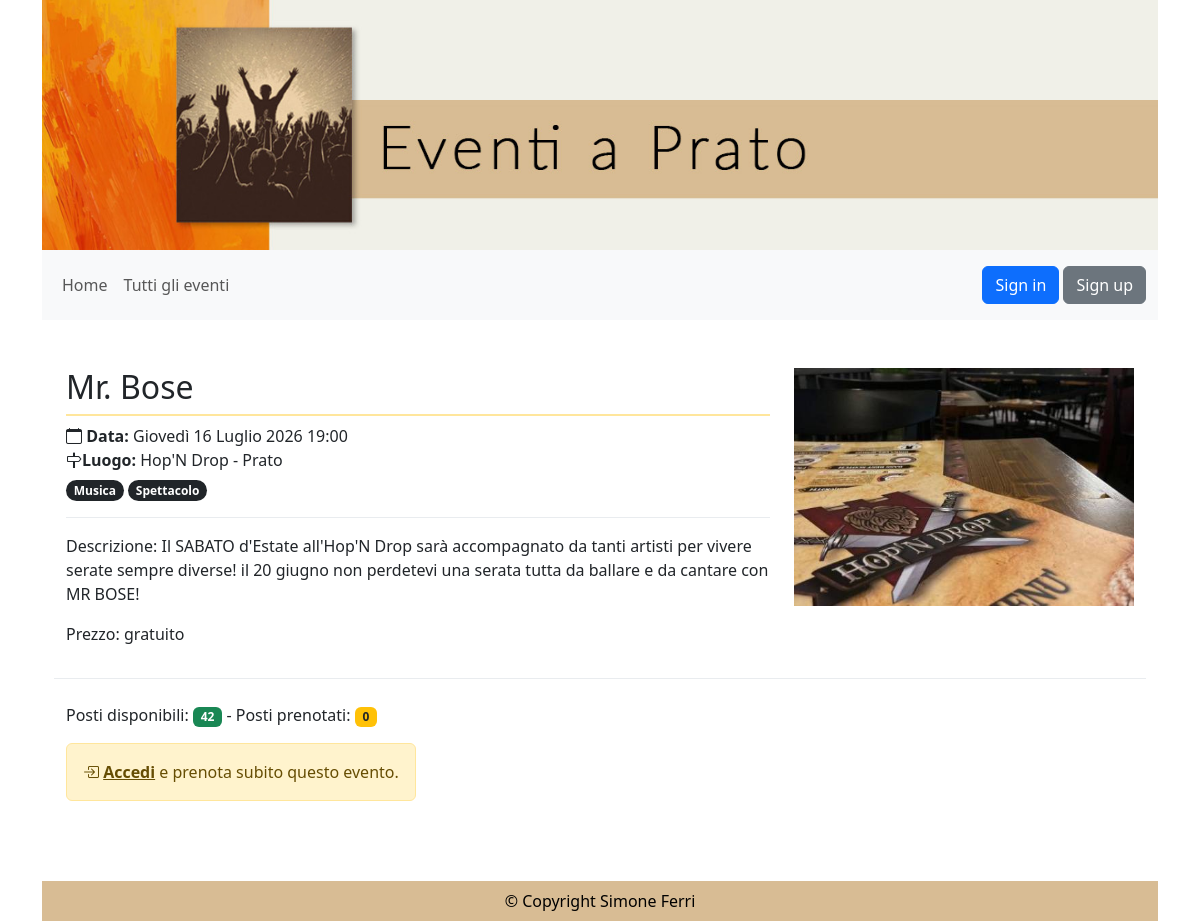
Screenshot of /eventi/6/ with the database file from the repository.
### eventi_gestione/models.py (models this page shows, shortened)
class Eventi(models.Model):
    nome_evento = models.CharField(max_length=100)
    descrizione_evento = models.TextField()
    tipo_evento = models.ManyToManyField(Tipologia, related_name='eventi')
    luogo_evento = models.CharField(max_length=100)
    data_ora_evento = models.DateTimeField()
    immagine_evento = models.ImageField(upload_to='eventi/', blank=True)
    posti_prenotabili = models.PositiveIntegerField(null=True, blank=True)
    prezzo = models.PositiveIntegerField(null=True, blank=True, default=0)
    pubblicato = models.BooleanField(default=False)
    annullato = models.BooleanField(default=False)
    creatore = models.ForeignKey(CustomUser, on_delete=models.CASCADE, related_name='eventi_creati', limit_choices_to={'groups__name': 'redattori'})

class Tipologia(models.Model):
    nome_tipo = models.CharField(max_length=100)
    creatore = models.ForeignKey(CustomUser, on_delete=models.CASCADE, related_name='tipologie_create')
    class Meta:
        ordering = ['nome_tipo']

### eventi_pagine/views.py (the view, shortened to what this page needs)
# urls.py: path("eventi/<int:pk>/", EventDetailView.as_view(), name="evento"),
class EventDetailView(DetailView):
    model = Eventi
    template_name = "scheda_evento.html"
    context_object_name = 'evento'
    def render_to_response(self, context, **response_kwargs):
        evento = self.object
        if evento.data_ora_evento < timezone.now():
            response_kwargs['status'] = 404
            messages.error(self.request,
                       f"<i class='bi bi-exclamation-triangle'></i> Attenzione! L'evento che stai guardando è già passato.! La scheda viene mantenuta solo per motivi di archivio.")
        return super().render_to_response(context, **response_kwargs)
    def get_object(self, queryset=None):
        obj = super().get_object(queryset)
        if not obj.pubblicato:
            is_redattore = self.request.user.groups.filter(name='redattori').exists()
            if not is_redattore:
                raise Http404("Evento non pubblicato")
        return obj
    def get_context_data(self, **kwargs):
        context = super().get_context_data(**kwargs)
        prenotazione_on = False
        prenotazione_fatta = None
        context['prenotazione_attiva'] = prenotazione_on
        context['prenotazione_identificativo'] = prenotazione_fatta
        evento = self.object
        context['is_creatore'] = self.request.user == evento.creatore
        return context

### templates/scheda_evento.html (shortened to what this page needs)
{% extends "base.html" %}
{% load auth_extras %}
{% block content %}
    {% now "Y-m-d H:i:s" as ora_attuale %}
    <div class="row mt-5 mb-4 border-bottom border-light-subtle pb-3">
        <div class="col-md-8">
            <h2 class="border-bottom  border-2 border-warning-subtle pb-2">{{ evento.nome_evento }}
            </h2>
            <p class="border-bottom border-light-subtle pb-3"><i class="bi bi-calendar"></i> <strong>Data:</strong>  {{ evento.data_ora_evento }}<br>
                <i class="bi bi-signpost"></i><strong>Luogo:</strong>  {{ evento.luogo_evento}}<br>
                {% for tipologia in evento.tipo_evento.all %}
                    <span class="badge rounded-pill text-bg-dark mt-2">{{ tipologia.nome_tipo }}</span>
                {% endfor %}
            </p>
            <p>Descrizione: {{ evento.descrizione_evento }}</p>
            {% if evento.prezzo > 0 %}
                <p><i class="bi bi-cash"></i> <strong>Prezzo</strong>: € {{ evento.prezzo }}</p>
            {% else %}
                <p>Prezzo: gratuito</p>
            {% endif %}
        </div>
        <div class="col-md-4">
            {% if evento.immagine_evento %}
                <img class="img-fluid" src="{{ evento.immagine_evento.url }}">
            {% endif %}
        </div>
    </div>
    <p>
    {% if is_creatore %}
        <p>Posti disponibili: <span class="badge bg-success">{{ evento.posti_prenotabili|default:0 }}</span> - Posti prenotati: <span class="badge bg-warning text-dark">{{ evento.prenotazione_set.count }}</span> {% if evento.prenotazione_set.count > 0 and is_creatore %} (<a href="/eventi/{{ evento.id }}/prenotazioni/">Dettaglio prenotazioni</a>) {% endif %}</p>
        <div class="alert alert-primary d-inline-block">
            <i class="bi bi-pencil-square"></i> <a href="{% url 'gestione_eventi_modifica' evento.id %}" class="alert-link">Modifica l'evento</a>
        </div>
        {% if  evento.prenotazione_set.count > 0 %}
            <div class="alert alert-warning d-inline-block" >
                <i class="bi bi-exclamation-triangle"></i> Evento non eliminabile! Sono attive n. {{ evento.prenotazione_set.count }} prenotazioni.
            </div>
        {% else %}
             <div class="alert alert-primary d-inline-block">
                <i class="bi bi-x-circle"></i> <a href="{% url 'gestione_eventi_elimina' evento.pk %}" class="alert-link">Elimina evento</a>
            </div>
        {% endif %}
        {% if evento.data_ora_evento|date:"Y-m-d H:i:s" > ora_attuale %}
            <div class="alert alert-secondary">
                <i class="bi bi-box-arrow-in-right"></i> <a href="{% url 'login' %}?next={{ request.path }}" class="alert-link">Accedi</a> e prenota subito questo evento.
            </div>
        {% endif %}
    {% else %}
        {% if evento.posti_prenotabili > 0 or prenotazione_attiva %}
            <p>Posti disponibili: <span class="badge bg-success">{{ evento.posti_prenotabili}}</span> - Posti prenotati: <span class="badge bg-warning text-dark">{{ evento.prenotazione_set.count }}</span></p>
            {% if user.is_authenticated and not prenotazione_attiva and not user|has_group:"redattori" and not evento.annullato and evento.data_ora_evento|date:"Y-m-d H:i:s" > ora_attuale %}
                <form method="post" action="{% url 'prenota_evento' evento.id %}">
                    {% csrf_token %}
                    <button type="submit" class="btn btn-success btn-lg">
                        <i class="bi bi-calendar-plus"></i> Prenota
                    </button>
                </form>
            {% elif not evento.annullato and evento.data_ora_evento|date:"Y-m-d H:i:s" > ora_attuale %}
                 <div class="alert alert-warning d-inline-block">
                    <i class="bi bi-box-arrow-in-right"></i> <a href="{% url 'login' %}?next={{ request.path }}" class="alert-link">Accedi</a> e prenota subito questo evento.
                </div>
            {% endif %}
        {% endif %}
    {% endif %}
    </p>
{% endblock content %}

### rows the page displays
Eventi: nome_evento "Mr. Bose", data_ora_evento "Giovedì 16 Luglio 2026 19:00", luogo_evento "Hop'N Drop - Prato", descrizione_evento "Il SABATO d'Estate all'Hop'N Drop sarà accompagnato da tanti artisti per vivere serate sempre diverse! il 20 giugno non perdetevi una serata tutta da ballare e da cantare con MR BOSE!", immagine_evento (picture), posti_prenotabili "42", prenotazione_set.count "0"
Tipologia: nome_tipo "Musica"
Tipologia: nome_tipo "Spettacolo"
